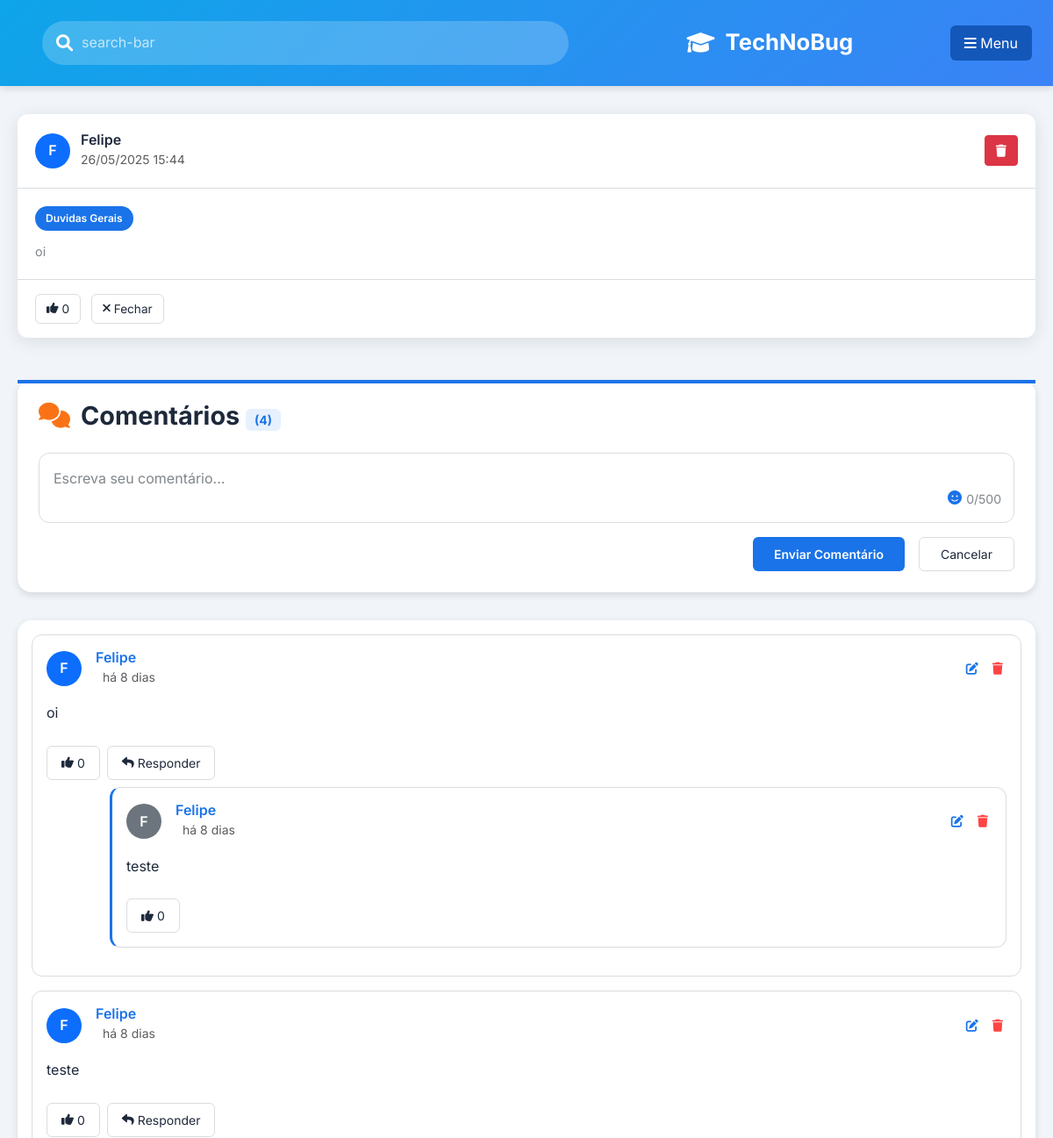
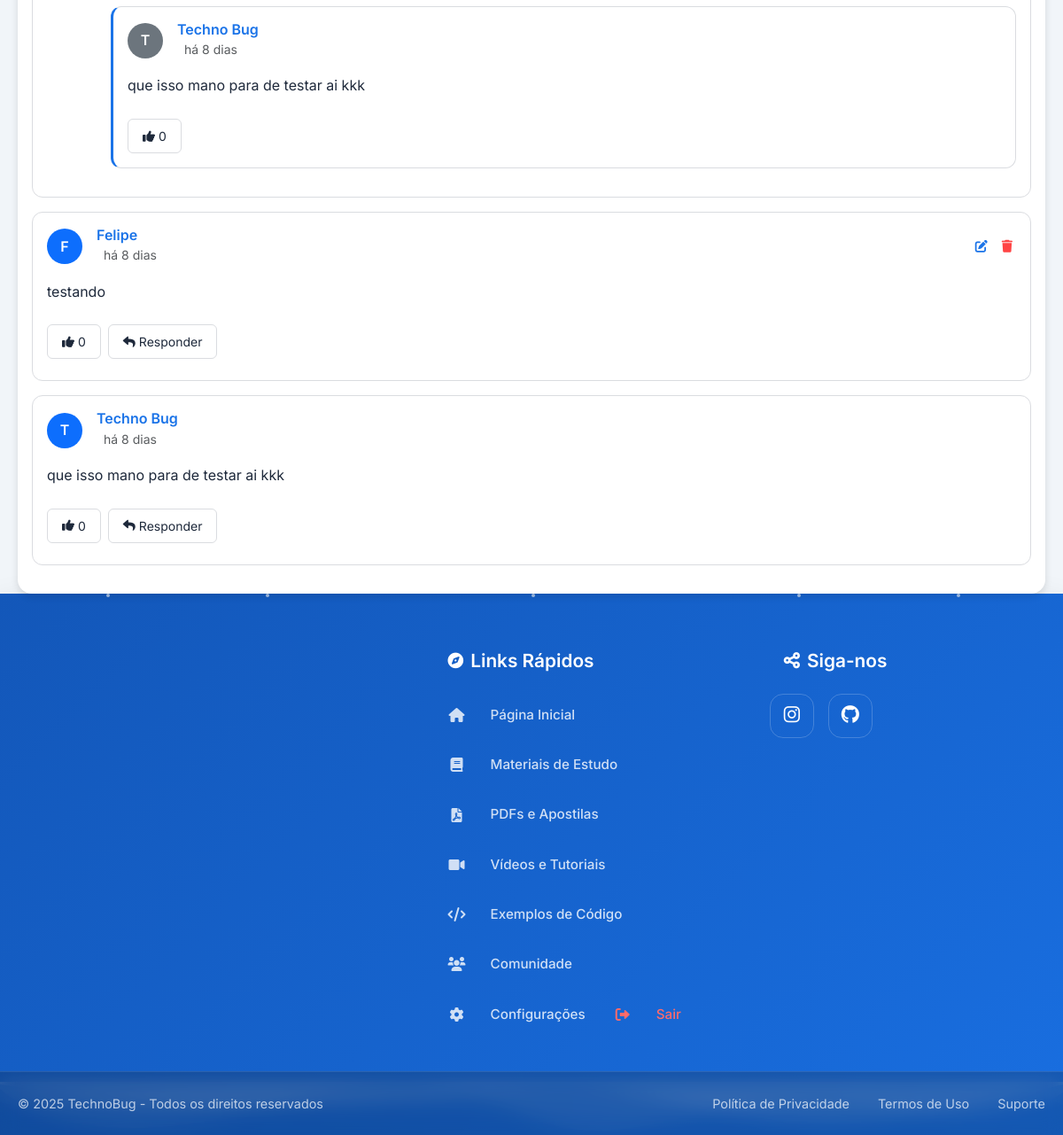
Page /post/2 (signed in) on the committed database (2 pictures, top to bottom).
### backend/models.py (models this page shows, shortened)
class User(db.Model):
    __tablename__ = 'users'
    id = db.Column(db.Integer, primary_key=True)
    username = db.Column(db.String(64), index=True, nullable=False)
    email = db.Column(db.String(120), index=True, unique=True, nullable=False)
    password = db.Column(db.String(128), nullable=True)  # Permitir nulo para autenticação Google
    created_at = db.Column(db.DateTime, default=lambda: datetime.now(BRASILIA_TZ))
    is_admin = db.Column(db.Boolean, default=False)  # Adicionado para suportar badges de admin
    is_moderator = db.Column(db.Boolean, default=False)  # Adicionado para suportar badges de moderador

class Post(db.Model):
    __tablename__ = 'posts'
    id = db.Column(db.Integer, primary_key=True)
    content = db.Column(db.Text, nullable=False)
    category = db.Column(db.String(50), nullable=False, default='Dúvidas Gerais')
    created_at = db.Column(db.DateTime, default=lambda: datetime.now(BRASILIA_TZ))
    user_id = db.Column(db.Integer, db.ForeignKey('users.id'), nullable=False)
    author = db.relationship('User', backref=db.backref('posts', lazy=True))

class Comment(db.Model):
    __tablename__ = 'comments'
    id = db.Column(db.Integer, primary_key=True)
    content = db.Column(db.Text, nullable=False)
    created_at = db.Column(db.DateTime, default=lambda: datetime.now(BRASILIA_TZ))
    user_id = db.Column(db.Integer, db.ForeignKey('users.id'), nullable=False)
    post_id = db.Column(db.Integer, db.ForeignKey('posts.id'), nullable=False)
    parent_id = db.Column(db.Integer, db.ForeignKey('comments.id'), nullable=True)  # Para respostas
    author = db.relationship('User', backref=db.backref('comments', lazy=True))
    post = db.relationship('Post', backref=db.backref('comments', lazy=True))
    replies = db.relationship('Comment', backref=db.backref('parent', remote_side=[id]), lazy=True)

### app.py (the view)
@app.route('/post/<int:post_id>', methods=['GET'])
def post_comments(post_id):
    user_id = session.get('user_id')
    if not user_id:
        flash('Por favor, faça login para acessar esta página.', 'error')
        return redirect(url_for('registroelogin'))
    user = db.session.get(User, user_id)
    if not user:
        session.clear()
        flash('Sua sessão expirou ou o usuário não existe mais.', 'error')
        return redirect(url_for('registroelogin'))
    post = Post.query.options(
        db.joinedload(Post.comments).joinedload(Comment.author),
        db.joinedload(Post.comments).joinedload(Comment.replies).joinedload(Comment.author)
    ).get_or_404(post_id)
    return render_template('post_comments.html', user=user, post=post)

### templates/post_comments.html (shortened to what this page needs)
<!DOCTYPE html>
<html lang="pt-BR">
<head>
    <link rel="stylesheet" href="https://cdnjs.cloudflare.com/ajax/libs/font-awesome/6.4.0/css/all.min.css">
    <link href="https://cdn.jsdelivr.net/npm/bootstrap@5.3.0/dist/css/bootstrap.min.css" rel="stylesheet">
    <link rel="stylesheet" href="https://cdn.jsdelivr.net/npm/emoji-picker-element@1.11.1/index.css">
    <link rel="stylesheet" href="{{ url_for('static', filename='css/post_comments.css') }}">
    <link rel="stylesheet" href="{{ url_for('static', filename='css/footer.css') }}">
</head>
<body>
    <header class="app-header">
        <div class="header-content">
            <div class="search-bar">
                <i class="fas fa-search"></i>
                <input type="text" placeholder="search-bar">
            </div>
            <div class="logo" onclick="window.location.href = '{{ url_for('telainicial') }}';" style="cursor: pointer;">
                <i class="fas fa-graduation-cap"></i>
                <span>TechNoBug</span>
            </div>
            <button class="btn menu-btn" type="button" data-bs-toggle="offcanvas" data-bs-target="#offcanvasMenu" aria-controls="offcanvasMenu">
                <i class="fas fa-bars"></i>
                <span>Menu</span>
            </button>
        </div>
    </header>
    <div class="container">
        <main class="main-content">
            <div class="post-card" data-post-id="{{ post.id }}" data-category="{{ post.category }}">
                <div class="post-header">
                    <div class="user-info">
                        <div class="avatar">
                            <div class="avatar-initials bg-primary text-white rounded-circle d-flex justify-content-center align-items-center">
                                {{ post.author.username[0]|upper }}
                            </div>
                        </div>
                        <div>
                            <h5 class="username">{{ post.author.username }}</h5>
                            <small class="text-muted">{{ post.created_at.strftime('%d/%m/%Y %H:%M') }}</small>
                        </div>
                    </div>
                    {% if post.user_id == user.id %}
                        <div class="post-actions">
                            <button class="btn btn-sm btn-danger delete-post" data-post-id="{{ post.id }}">
                                <i class="fas fa-trash"></i>
                            </button>
                        </div>
                    {% endif %}
                </div>
                <div class="post-content">
                    <div class="post-category-tag">{{ post.category }}</div>
                    <p>{{ post.content }}</p>
                </div>
                <div class="post-footer">
                    <button class="btn btn-sm btn-outline-primary like-btn" data-post-id="{{ post.id }}">
                        <i class="fas fa-thumbs-up"></i> <span class="like-count">0</span>
                    </button>
                    <a href="{{ url_for('telainicial') }}" class="btn btn-sm btn-outline-secondary close-comments">
                        <i class="fas fa-times"></i> Fechar
                    </a>
                </div>
            </div>
            <div class="post-creation-card comment-creation-card">
                <h2 class="section-title">
                    <i class="fas fa-comments"></i>
                    <span>Comentários <span class="comment-count">({{ post.comments|length }})</span></span>
                </h2>
                <form class="comment-form" data-post-id="{{ post.id }}">
                    <div class="mb-3 position-relative">
                        <textarea class="form-control comment-input" name="comment_content" rows="4" placeholder="Escreva seu comentário..." required></textarea>
                        <div class="char-counter">0/500</div>
                        <button type="button" class="emoji-btn" title="Adicionar Emoji"><i class="fas fa-smile"></i></button>
                    </div>
                    <div class="comment-form-footer">
                        <button type="submit" class="btn btn-sm btn-primary btn-publish">Enviar Comentário</button>
                        <button type="button" class="btn btn-sm btn-outline-secondary btn-cancel">Cancelar</button>
                    </div>
                </form>
            </div>
            <div class="comments-list">
                {% if post.comments %}
                    {% for comment in post.comments %}
                        <div class="comment" data-comment-id="{{ comment.id }}">
                            <div class="comment-wrapper">
                                <div class="comment-header d-flex align-items-center">
                                    <div class="avatar me-3">
                                        <div class="avatar-initials bg-primary text-white rounded-circle d-flex justify-content-center align-items-center">
                                            {{ comment.author.username[0]|upper }}
                                        </div>
                                    </div>
                                    <div class="comment-meta">
                                        <h6 class="mb-0">
                                            {{ comment.author.username }}
                                        </h6>
                                        <small class="text-muted time-ago" data-original="{{ comment.created_at.strftime('%d/%m/%Y %H:%M') }}">{{ comment.created_at.strftime('%d/%m/%Y %H:%M') }}</small>
                                    </div>
                                    {% if comment.user_id == user.id %}
                                        <div class="comment-actions ms-auto">
                                            <button class="btn btn-sm btn-outline-primary edit-comment" data-comment-id="{{ comment.id }}">
                                                <i class="fas fa-edit"></i>
                                            </button>
                                            <button class="btn btn-sm btn-outline-danger delete-comment" data-comment-id="{{ comment.id }}">
                                                <i class="fas fa-trash"></i>
                                            </button>
                                        </div>
                                    {% endif %}
                                </div>
                                <div class="comment-body">
                                    <p class="mb-2 comment-content">{{ comment.content }}</p>
                                </div>
                                <div class="comment-footer d-flex align-items-center gap-2">
                                    <button class="btn btn-sm btn-outline-primary comment-like-btn" data-comment-id="{{ comment.id }}">
                                        <i class="fas fa-thumbs-up"></i> <span class="like-count">0</span>
                                    </button>
                                    <button class="btn btn-sm btn-outline-secondary reply-btn" data-comment-id="{{ comment.id }}">
                                        <i class="fas fa-reply"></i> Responder
                                    </button>
                                </div>
                                <div class="replies-list ms-5">
                                    {% if comment.replies %}
                                        {% for reply in comment.replies %}
                                            <div class="comment reply" data-reply-id="{{ reply.id }}">
                                                <div class="comment-wrapper">
                                                    <div class="comment-header d-flex align-items-center">
                                                        <div class="avatar me-3">
                                                            <div class="avatar-initials bg-secondary text-white rounded-circle d-flex justify-content-center align-items-center">
                                                                {{ reply.author.username[0]|upper }}
                                                            </div>
                                                        </div>
                                                        <div class="comment-meta">
                                                            <h6 class="mb-0">
                                                                {{ reply.author.username }}
                                                            </h6>
                                                            <small class="text-muted time-ago" data-original="{{ reply.created_at.strftime('%d/%m/%Y %H:%M') }}">{{ reply.created_at.strftime('%d/%m/%Y %H:%M') }}</small>
                                                        </div>
                                                        {% if reply.user_id == user.id %}
                                                            <div class="comment-actions ms-auto">
                                                                <button class="btn btn-sm btn-outline-primary edit-reply" data-reply-id="{{ reply.id }}">
                                                                    <i class="fas fa-edit"></i>
                                                                </button>
                                                                <button class="btn btn-sm btn-outline-danger delete-reply" data-reply-id="{{ reply.id }}">
                                                                    <i class="fas fa-trash"></i>
                                                                </button>
                                                            </div>
                                                        {% endif %}
                                                    </div>
                                                    <div class="comment-body">
                                                        <p class="mb-2 comment-content">{{ reply.content }}</p>
                                                    </div>
                                                    <div class="comment-footer d-flex align-items-center gap-2">
                                                        <button class="btn btn-sm btn-outline-primary comment-like-btn" data-reply-id="{{ reply.id }}">
                                                            <i class="fas fa-thumbs-up"></i> <span class="like-count">0</span>
                                                        </button>
                                                    </div>
                                                </div>
                                            </div>
                                        {% endfor %}
                                    {% endif %}
                                </div>
                            </div>
                        </div>
                    {% endfor %}
                {% endif %}
            </div>
        </main>
    </div>
    {% include 'footer.html' %}
</body>
</html>

### static/css/footer.css (style rules this page uses)
:root { --primary: #1a73e8; --primary-light: #4a91ff; --primary-dark: #1357b9; --primary-transparent: rgba(26, 115, 232, 0.1); --secondary: #202124; --secondary-light: #3c4043; --secondary-dark: #141517; --accent: #ff4444; --light: #ffffff; --light-gray: #f1f3f4; --medium-gray: #dadce0; --dark-gray: #80868b; --dark: #202124; --font-primary: 'Inter', system-ui, -apple-system, sans-serif; --gradient-primary: linear-gradient(135deg, #667eea 0%, #764ba2 100%); --gradient-secondary: linear-gradient(135deg, #f093fb 0%, #f5576c 100%); --gradient-tertiary: linear-gradient(135deg, #4facfe 0%, #00f2fe 100%); --shadow-soft: 0 10px 30px rgba(0, 0, 0, 0.1); --shadow-medium: 0 15px 35px rgba(0, 0, 0, 0.15); --shadow-strong: 0 20px 40px rgba(0, 0, 0, 0.2); }
* { margin: 0; padding: 0; box-sizing: border-box; }
body { font-family: var(--font-primary); line-height: 1.6; }
.container { max-width: 1200px; margin: 0 auto; padding: 0 20px; }

### rows in the picture
User: author "F", author.username "Felipe"
Post: created_at "26/05/2025 15:44", category "Duvidas Gerais", content "oi"
Comment: author "F", author.username "Felipe", content "oi"
Comment: author "F", author.username "Felipe", content "teste"
Comment: author "T", author.username "Techno Bug", content "que isso mano para de testar ai kkk"
Comment: author "F", author.username "Felipe", content "testando"

### other values in the picture
{{ post.comments|length }} "4"
